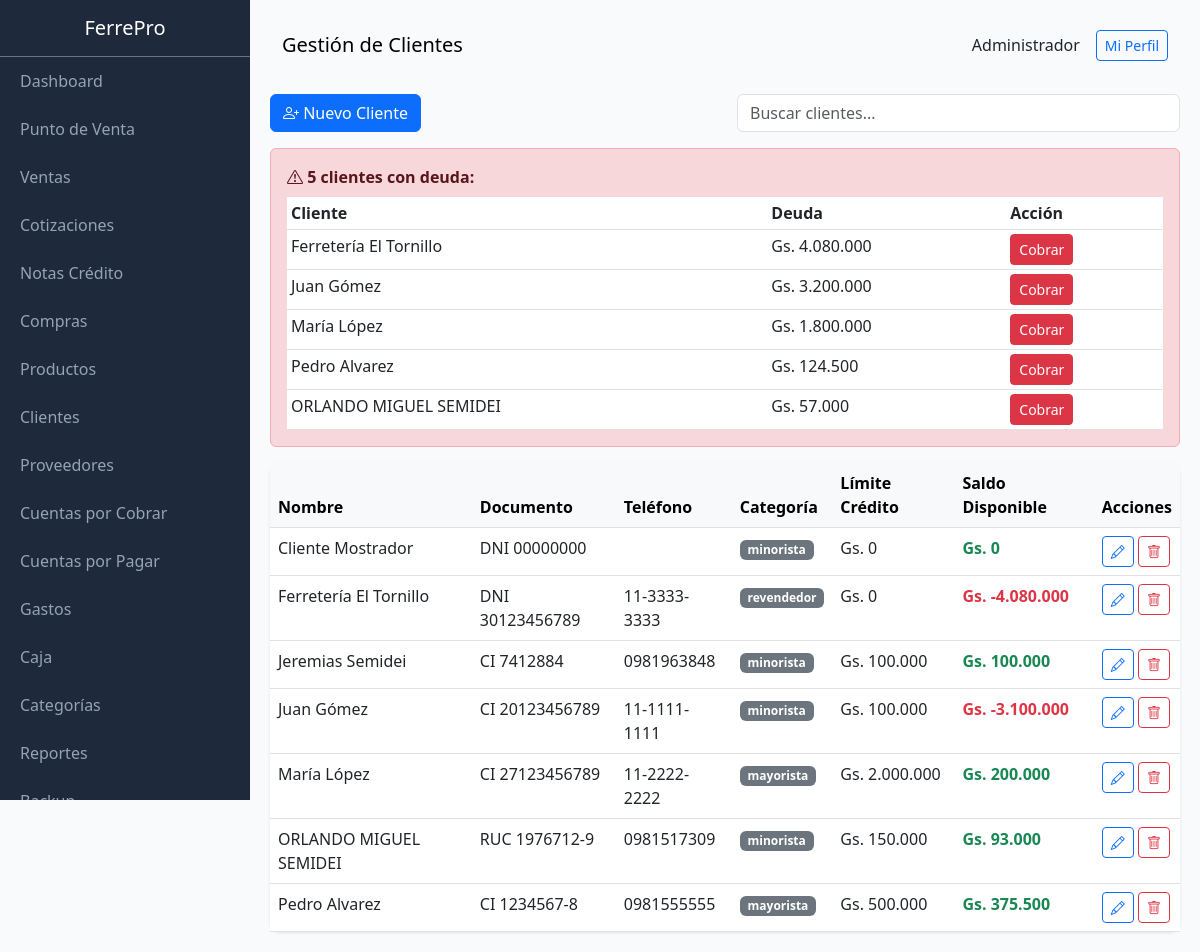
The page /public/index.php?page=clients (signed in) on the database as committed earlier.
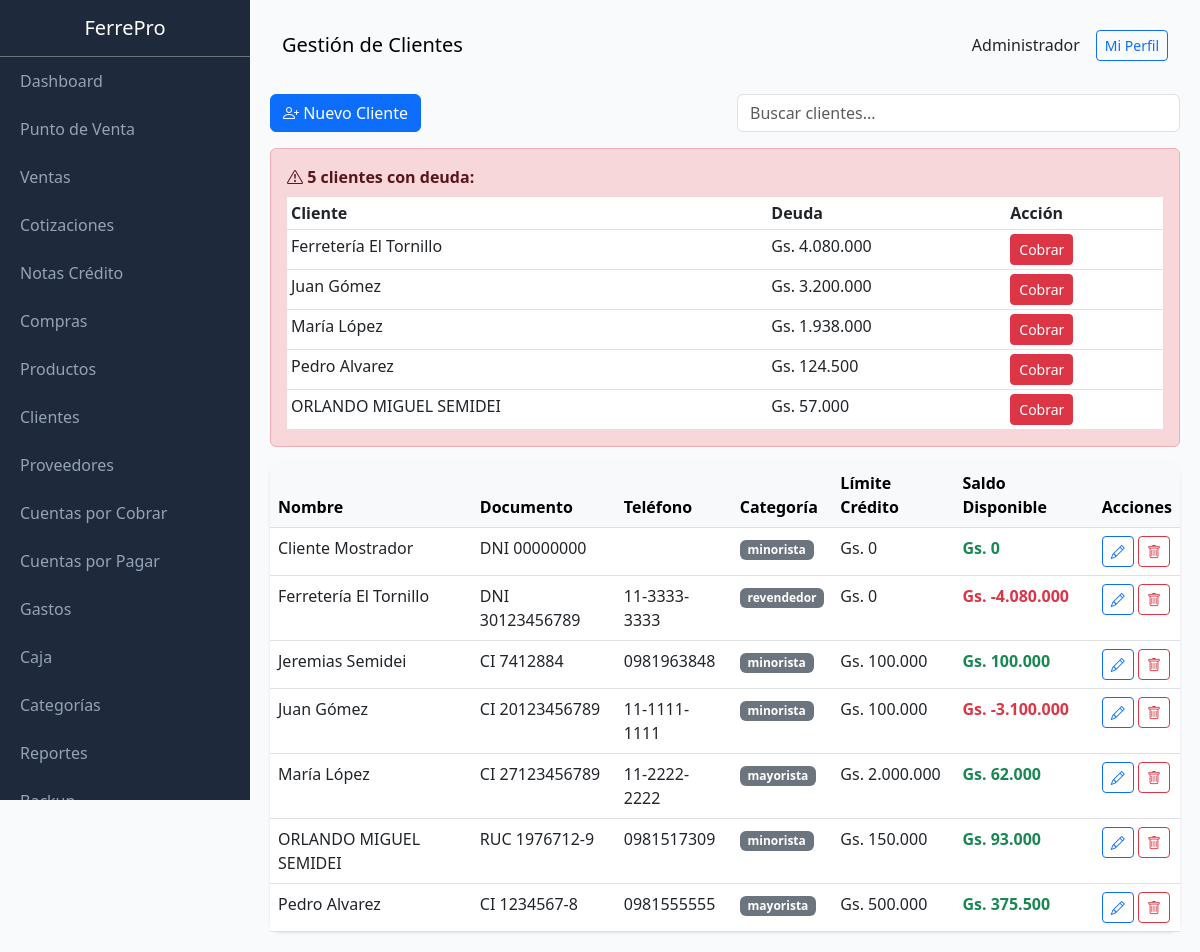
The same page on the database as committed later.
### tables this page shows
CREATE TABLE clients (
                id INTEGER PRIMARY KEY AUTOINCREMENT,
                name TEXT NOT NULL,
                document_type TEXT DEFAULT 'DNI',
                document TEXT,
                phone TEXT,
                email TEXT,
                address TEXT,
                credit_limit REAL DEFAULT 0,
                category TEXT DEFAULT 'minorista',
                balance REAL DEFAULT 0,
                active INTEGER DEFAULT 1,
                created_at DATETIME DEFAULT CURRENT_TIMESTAMP
            , credit_days INTEGER DEFAULT 30);

### class/Database.php (called while the page is built, shortened)
<?php
class Database extends PDO {
    private static $instance = null;
    private function __construct() {
        $dbPath = dirname(__DIR__) . '/storage/ferrepro.db';
        $this->initTables();
    }
    public static function getInstance() {
        if (self::$instance === null) {
            self::$instance = new self();
        }
        return self::$instance;
    }
    private function initTables() {
        $this->seedDefaultData();
    }
    private function seedDefaultData() {
        $stmt = $this->query("SELECT COUNT(*) as count FROM users");
    }
}

### class/Format.php (called while the page is built, shortened)
<?php
class Format {
    public static function money($amount) {
        $amount = floatval($amount);
        return 'Gs. ' . number_format($amount, 0, ',', '.');
    }
}

### views/clients/index.php (the view, shortened to what this page needs)
<?php
$clients = db()->query("SELECT * FROM clients WHERE active = 1 ORDER BY name")->fetchAll(PDO::FETCH_ASSOC);
$debtors = db()->query("SELECT * FROM clients WHERE active = 1 AND balance > 0 ORDER BY balance DESC")->fetchAll(PDO::FETCH_ASSOC);
$content = '
<div class="row mb-3">
    <div class="col-md-6">
        <a href="?page=clients&action=new" class="btn btn-primary"><i class="bi bi-person-plus"></i> Nuevo Cliente</a>
    </div>
    <div class="col-md-6">
        <input type="text" id="searchClients" class="form-control" placeholder="Buscar clientes...">
    </div>
</div>';
if (count($debtors) > 0) {
    $content .= '<div class="alert alert-danger">
    <strong><i class="bi bi-exclamation-triangle"></i> ' . count($debtors) . ' clientes con deuda:</strong>
    <table class="table table-sm mt-2 mb-0">
        <thead><tr><th>Cliente</th><th>Deuda</th><th>Acción</th></tr></thead>
        <tbody>';
    foreach ($debtors as $d) {
        $content .= '<tr><td>' . htmlspecialchars($d['name']) . '</td><td>' . Format::money($d['balance']) . '</td><td><a href="?page=receivable&client=' . $d['id'] . '" class="btn btn-sm btn-danger">Cobrar</a></td></tr>';
    }
    $content .= '</tbody></table></div>';
}
$content .= '
<div class="card">
    <div class="card-body p-0">
        <table class="table table-hover mb-0" id="clientsTable">
            <thead class="table-light">
                <tr>
                    <th>Nombre</th>
                    <th>Documento</th>
                    <th>Teléfono</th>
                    <th>Categoría</th>
                    <th>Límite Crédito</th>
                    <th>Saldo Disponible</th>
                    <th>Acciones</th>
                </tr>
            </thead>
            <tbody>';
foreach ($clients as $c) {
    $availableCredit = $c['credit_limit'] - $c['balance'];
    $balanceClass = $availableCredit < 0 ? 'text-danger fw-bold' : 'text-success fw-bold';
    $content .= '<tr>
        <td>' . htmlspecialchars($c['name']) . '</td>
        <td>' . $c['document_type'] . ' ' . htmlspecialchars($c['document']) . '</td>
        <td>' . htmlspecialchars($c['phone']) . '</td>
        <td><span class="badge bg-secondary">' . $c['category'] . '</span></td>
        <td>' . Format::money($c['credit_limit']) . '</td>
        <td class="' . $balanceClass . '">' . Format::money($availableCredit) . '</td>
        <td>
            <a href="?page=clients&action=edit&id=' . $c['id'] . '" class="btn btn-sm btn-outline-primary"><i class="bi bi-pencil"></i></a>
            <a href="?page=clients&action=delete&id=' . $c['id'] . '" class="btn btn-sm btn-outline-danger" onclick="return confirm(\'¿Eliminar?\')"><i class="bi bi-trash"></i></a>
        </td>
    </tr>';
}
$content .= '</tbody>
        </table>
    </div>
</div>
<script>
document.getElementById("searchClients").addEventListener("input", function() {
    const term = this.value.toLowerCase();
    const rows = document.querySelectorAll("#clientsTable tbody tr");
    rows.forEach(row => {
        row.style.display = row.textContent.toLowerCase().includes(term) ? "" : "none";
    });
});
</script>';

Rows that differ between the two databases and show on the page:
changed clients "María López": balance "Gs. 1.800.000" → "Gs. 1.938.000"; Format::money($availableCredit) "Gs. 200.000" → "Gs. 62.000"
